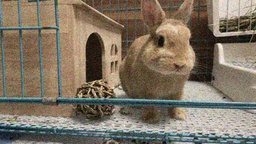
#> input picture Input_color.jpg, 256 x 144 px, shrunk from 1170 x 658 before the run, found by its file name
$ jupyter execute ADMM_3d_test.ipynb
#> lines starting #> are read from the running program, lines starting #| are printed output that depends on the picture
### reformulate_v1 703/utils/utils.py
import numpy as np
import cv2
from scipy.fftpack import fft2, ifft2
import time
import pdb, scipy, scipy.sparse as sp, scipy.sparse.linalg as splinalg
# Helper functions for finite differences

def D(x):
    # forward difference
    s = x.shape
    if len(s)==2:
    #grayscale image
        grad = np.zeros([s[0], s[1],2])
        grad[:,:,0] = x - np.roll(x, (-1, 0), axis=(0, 1))
        grad[s[0]-1, :, 0] = 0
        grad[:, :, 1] = x - np.roll(x, (0, -1), axis=(0, 1))
        grad[:, s[1]-1, 1] = 0
        return grad
    else:
        # color image
        assert len(x.shape)==3, "image dimension error: dimension not accepted."
        n1, n2, _ = x.shape
        grad = np.zeros((n1, n2, 3, 2))

        r = x[:, :, 0].squeeze()
        g = x[:, :, 1].squeeze()
        b = x[:, :, 2].squeeze()

        # TODO: optimize code structure & reduce repetition

        grad[:, :, 0, 0] = r - np.roll(r, shift=(-1, 0), axis=(0, 1))
        grad[n1 - 1, :, 0, 0] = 0
        grad[:, :, 0, 1] = r - np.roll(r, shift=(0, -1), axis=(0, 1))
        grad[:, n2 - 1, 0, 1] = 0

        grad[:, :, 1, 0] = g - np.roll(g, shift=(-1, 0), axis=(0, 1))
        grad[n1 - 1, :, 1, 0] = 0
        grad[:, :, 1, 1] = g - np.roll(g, shift=(0, -1), axis=(0, 1))
        grad[:, n2 - 1, 1, 1] = 0

        grad[:, :, 2, 0] = b - np.roll(b, shift=(-1, 0), axis=(0, 1))
        grad[n1 - 1, :, 2, 0] = 0
        grad[:, :, 2, 1] = b - np.roll(b, shift=(0, -1), axis=(0, 1))
        grad[:, n2 - 1, 2, 1] = 0

        return grad

# calculates div
# [82 lines left out: functions DT, delete_row_lil, delete_col_lil, delete_row_csr, DiffOper, not called in this run]

### reformulate_v1 703/ADMM_3d_test.ipynb
[cell 1]
""" ADMM color test. """
import numpy as np
import cv2
from scipy.fftpack import fft2, ifft2
import time
from utils.utils import D
from utils.utils import DT

[cell 2]
def DT(grad):
    if len(grad.shape)==3:
        # grayscale image
        n1, n2, _ = grad.shape
        shift = np.roll(grad[:, :, 0], (1, 0), axis=(0, 1))
        div1 = grad[:, :, 0] - shift
        div1[0, :] = grad[0, :, 0]
        div1[n1-1, :] = -shift[n1-1, :]

        shift = np.roll(grad[:, :, 1], (0, 1), axis=(0, 1))
        div2 = grad[:, :, 1] - shift
        div2[:, 0] = grad[:, 0, 1]
        div2[:, n2-1] = -shift[:, n2-1]

        div = div1 + div2
        return div
    else:
        # color image
        assert len(grad.shape)==4, "gradient dimension error: dimension not accepted."
        n1, n2, _, _ = grad.shape
        div = np.zeros((n1, n2, 3))

        for k in range(3):
            for i in range(2):
                shift = np.roll(grad[:, :, k, i].squeeze(), shift=(1-i, -i), axis=(0, 1))
                div1 = grad[:, :, k, i].squeeze() - shift
                div1[0, :] = grad[0, :, k, i].squeeze()
                div1[n1 - 1, :] = -shift[n1 - 1, :]

                shift = np.roll(grad[:, :, k, 1-i].squeeze(), shift=(-i, 1-i), axis=(0, 1))
                div2 = grad[:, :, k, 1-i].squeeze() - shift
                div2[:, 0] = grad[:, 0, k, 1-i].squeeze()
                div2[:, n2 - 1] = -shift[:, n2 - 1]

                div[:, :, k] += div1 + div2
#> further down, u is the input picture: shape (144, 256, 3); mean B, G, R 99.6, 115.6, 127.1
        return div

[cell 3]
print(DT(np.ones((10,10,3,2))))

[cell 4]
# Auxiliary functions
def z_solver(x, u, lambd, rho, mask, tv_type):
    w = mask * (D(x) + (1 / rho) * u)
    if tv_type == 'anisotropic':
        z = soft_threshold(w, lambd / rho)
    else:
        w_v, w_h = w[:, :, 0], w[:, :, 1]
        t = np.sqrt(w_v**2 + w_h**2)
        z = (np.atleast_3d(soft_threshold(t, lambd / rho) / (t + np.finfo(float).eps)))*w
    return z

def soft_threshold(x, kappa):
    return np.maximum(x - kappa, 0) - np.maximum(-x - kappa, 0)

def x_solver(z, u, u0, rho, deno):
    x = ifft2(fft2(u0 + rho * DT(z) - DT(u)) / deno)
    return x

"""implements ADMM for TV-L^2."""
def ADMM_3D(u0,lambd, N, \
              tv_type = "anisotropic",
                rho = 0.05, mu = 10, tau = 2, ground_truth = None, eps = 1e-10, channel_axis = None):
    # note: when ground truth is nonzero, eps is used to
    # ensure the quality of output image
#> called with lambd = 5, N = 100, tv_type = 'anisotropic', rho = 0.05, mu = 10, tau = 2, eps = 1e-10
    m, n, c = u0.shape
#> m = 144; n = 256; c = 3
    assert c == 3, "color channel mismatch error."
    # Initialization
    u0_R = u0[:,:,0]
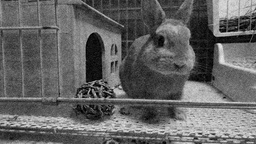
#> u0_R: shape (144, 256) float32; min 0, max 234, mean 99.6
    u0_G = u0[:,:,1]
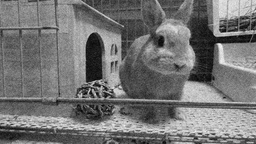
#> u0_G: shape (144, 256) float32; min 0, max 245, mean 115.6
    u0_B = u0[:,:,2]
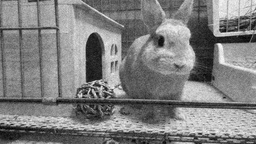
#> u0_B: shape (144, 256) float32; min 0, max 255, mean 127.1
    x = np.zeros_like(u0)
    x_next = np.zeros_like(u0)
    z = np.zeros((m,n,3,2))
    z_next = np.zeros((m,n,3,2))
    u = np.zeros_like(z)

    # z = D(u_channel)
    mask = np.ones((m,n,2))
    mask[-1, :, 0] = 0
    mask[:, -1, 1] = 0
    dh = np.array([[0, 0, 0], [-1, 1, 0], [0, 0, 0]])
    dh_pad = np.zeros((m, n))
    dh_pad[m//2:m//2+3, n//2:n//2+3] = dh
    # horizontal difference operator
    dv = np.array([[0, -1, 0], [0, 1, 0], [0, 0, 0]])
    dv_pad = np.zeros((m, n))
    dv_pad[m//2:m//2+3, n//2:n//2+3] = dv
    # vertical difference operator
    fdh = fft2(dh_pad)
    fdv = fft2(dv_pad)
    deno = 1 + rho * np.abs(fdh)**2 + rho * np.abs(fdv)**2

    z = D(u0)
    print(z.shape)
#| (144, 256, 3, 2)
    # print("z=",z)
    print("dtz=",DT(z))
#> after the loop in DT (call 2), `for k in range(3):`:
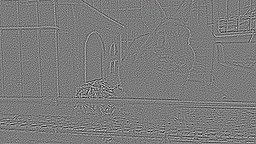
#> div: shape (144, 256, 3) float64; mean of channels 0, 1, 2 0, 0, 0; drawn with min black and max white
#> after the loop in DT (call 2), `for k in range(3):`:
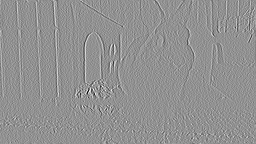
#> div1: shape (144, 256) float64; min -243, max 182, mean 0; drawn with min black and max white
#> after the loop in DT (call 2), `for k in range(3):`:
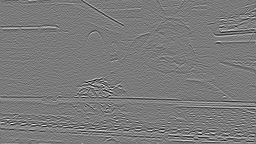
#> div2: shape (144, 256) float64; min -221, max 237, mean 0; drawn with min black and max white
#> (printed output is left out)
    # tic = time.perf_counter()
    # denoise_process = []
    # Main loop
    # np.save("0_temp.npy",u0)
    """To display the denoising process, the intermediate values
    are saved to a temp.npy file. """
    # TODO: find RAM-economical solution to dynamical denoising display
    if ground_truth == None:
        # iterate for a set number of times
        for i in range(N):
            # TODO: set stopping criteria with original image
            x_next[:,:,0] = x_solver(z[:,:,0,:], u[:,:,0,:], u0_R, rho, deno)
            z_next[:,:,0,:] = z_solver(x_next[:,:,0], u[:,:,0,:], lambd, rho, mask, tv_type)
            x_next[:,:,1] = x_solver(z[:,:,1,:], u[:,:,1,:], u0_G, rho, deno)
            z_next[:,:,1,:] = z_solver(x_next[:,:,1], u[:,:,1,:], lambd, rho, mask, tv_type)
            x_next[:,:,2] = x_solver(z[:,:,2,:], u[:,:,2,:], u0_B, rho, deno)
            z_next[:,:,2,:] = z_solver(x_next[:,:,2], u[:,:,2,:], lambd, rho, mask, tv_type)

            u_next = u + rho * (D(x_next) - z_next)
            # print(DT(z))
            # z_next = np.stack([z_next_R, z_next_G, z_next_B], axis = 2)
            # print(DT(z_next))
            s = -rho * (DT(z_next - z))
            r = D(x) - z
            s_norm = np.linalg.norm(s)
            r_norm = np.linalg.norm(r)
            if r_norm > mu * s_norm:
                rho = rho * tau
            elif s_norm > mu * r_norm:
                rho = rho / tau
            print("ite",i)
            # print(np.linalg.norm(x_next-x, axis = 1))
            # TODO: find out why does the usual convergence not work

            x = x_next
            z = z_next
            u = u_next

            x_temp = x.astype(np.uint8)
            os_dir = [str(i),"temp.npy"]
            os_dir = "_".join(os_dir)
            np.save(os_dir, x_temp)
#> this loop made 100 passes
#> (s_norm, r_norm) on passes 1 to 12: (1317.9, 10299.5), (0, 6497.3), (0, 4234.7), (0, 2452.4), (0, 1751.9), (0, 1647.1), (0, 1074.5), (0, 523.3), (0, 220.3), (0, 95.03), (0, 42.83), (0, 19.1)
#> pass 1, in DT (call 3), `shift = np.roll(grad[:, :, 0], (1, 0), axis=(0, 1))`:
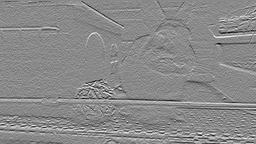
#> shift: shape (144, 256) float64; min -165, max 140, mean -0.1; drawn with min black and max white
#> pass 1, in DT (call 3), `div1 = grad[:, :, 0] - shift`:
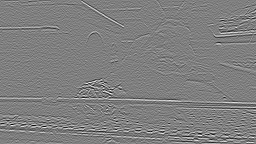
#> div1: shape (144, 256) float64; min -221, max 221, mean 0; drawn with min black and max white
#> pass 1, in DT (call 3), `shift = np.roll(grad[:, :, 1], (0, 1), axis=(0, 1))`:
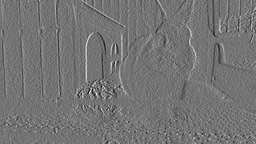
#> shift: shape (144, 256) float64; min -132, max 157, mean -0.1; drawn with min black and max white
#> pass 1, in DT (call 3), `div2 = grad[:, :, 1] - shift`:
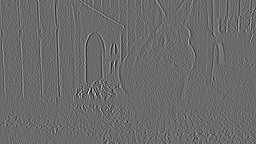
#> div2: shape (144, 256) float64; min -172, max 237, mean 0; drawn with min black and max white
#> after the loop: s: shape (144, 256, 3) float64; every value is NaN or infinite
#> after the loop: x: shape (144, 256, 3) float32; every value is NaN or infinite
            # denoise_process.append(u)
    else:
        # compare the generated image with ground truth
        # end iteration if difference smaller than eps
        # or when k exceeds maxiter
        k = 0
        while np.linalg.norm(ground_truth, x)/np.linalg.norm(x)>eps:
            x_next = x_solver(z, u, u0, rho, deno)
            z_next = z_solver(x_next, u, lambd, rho, mask, tv_type)
            u_next = u + rho * (D(x_next) - z_next)

            s = -rho * (DT(z_next - z))
            r = D(x) - z

            s_norm = np.linalg.norm(s)
            r_norm = np.linalg.norm(r)

            if r_norm > mu * s_norm:
                rho = rho * tau
            elif s_norm > mu * r_norm:
                rho = rho / tau

            x = x_next
            z = z_next
            u = u_next
            x_temp = x.astype(np.uint8)
            os_dir = [str(k),"temp.npy"]
            os_dir = "_".join(os_dir)
            np.save(os_dir, x_temp)
            # denoise_process.append(u)
            if k > N:
                break
            k+=1
    # toc = time.perf_counter()
    # runtime = toc - tic

    return x

[cell 5]
if __name__ == "__main__":
    fileName = "input.png"
    N = 100
    weight = 5

    u = cv2.imread(r"E:\\2nd-semester\\practical\\test_v1\\reformulate_v1\\input_color.jpg")
    #print(u)
    u = u.astype(np.float32)# / 255.0

    result = ADMM_3D(u, weight, N)
    # result *= 255
    result = result.astype(np.uint8)
#> result: shape (144, 256, 3); every value is 0
    cv2.imwrite("E:\\2nd-semester\\practical\\test_v1\\reformulate_v1\\output_ADMM_color.png", result)
